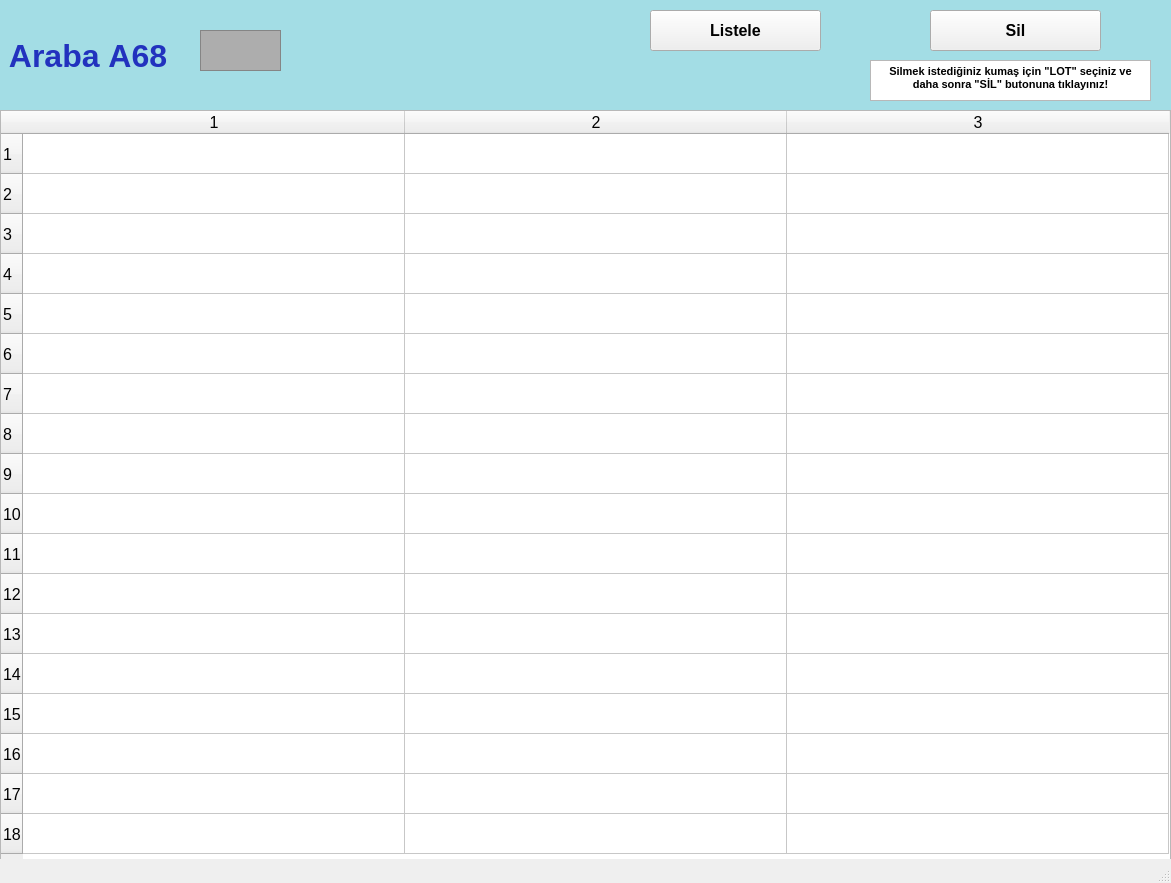
<?xml version="1.0" encoding="UTF-8"?>
<ui version="4.0">
 <class>arabalarA68_ekran</class>
 <widget class="QMainWindow" name="arabalarA68_ekran">
  <property name="geometry">
   <rect>
    <x>0</x>
    <y>0</y>
    <width>1171</width>
    <height>883</height>
   </rect>
  </property>
  <property name="font">
   <font>
    <pointsize>12</pointsize>
    <weight>50</weight>
    <bold>false</bold>
    <kerning>false</kerning>
   </font>
  </property>
  <property name="windowTitle">
   <string/>
  </property>
  <widget class="QWidget" name="centralwidget">
   <widget class="QLabel" name="arabaA1yazi_lbl">
    <property name="geometry">
     <rect>
      <x>0</x>
      <y>0</y>
      <width>1171</width>
      <height>111</height>
     </rect>
    </property>
    <property name="font">
     <font>
      <pointsize>24</pointsize>
      <weight>75</weight>
      <bold>true</bold>
     </font>
    </property>
    <property name="styleSheet">
     <string notr="true">background-color: rgb(163, 221, 229);
color: rgb(34, 50, 190);</string>
    </property>
    <property name="text">
     <string> Araba A68</string>
    </property>
   </widget>
   <widget class="QFrame" name="arabaA1_img">
    <property name="geometry">
     <rect>
      <x>200</x>
      <y>30</y>
      <width>81</width>
      <height>41</height>
     </rect>
    </property>
    <property name="styleSheet">
     <string notr="true">background-color: rgb(173, 173, 173);</string>
    </property>
    <property name="frameShape">
     <enum>QFrame::StyledPanel</enum>
    </property>
    <property name="frameShadow">
     <enum>QFrame::Raised</enum>
    </property>
   </widget>
   <widget class="QPushButton" name="listele68_btn">
    <property name="geometry">
     <rect>
      <x>650</x>
      <y>10</y>
      <width>171</width>
      <height>41</height>
     </rect>
    </property>
    <property name="font">
     <font>
      <pointsize>12</pointsize>
      <weight>75</weight>
      <bold>true</bold>
     </font>
    </property>
    <property name="text">
     <string>Listele</string>
    </property>
   </widget>
   <widget class="QTableWidget" name="A68_tw">
    <property name="geometry">
     <rect>
      <x>0</x>
      <y>110</y>
      <width>1171</width>
      <height>751</height>
     </rect>
    </property>
    <property name="baseSize">
     <size>
      <width>0</width>
      <height>0</height>
     </size>
    </property>
    <property name="rowCount">
     <number>18</number>
    </property>
    <property name="columnCount">
     <number>3</number>
    </property>
    <attribute name="horizontalHeaderVisible">
     <bool>true</bool>
    </attribute>
    <attribute name="horizontalHeaderCascadingSectionResizes">
     <bool>false</bool>
    </attribute>
    <attribute name="horizontalHeaderDefaultSectionSize">
     <number>382</number>
    </attribute>
    <attribute name="horizontalHeaderMinimumSectionSize">
     <number>38</number>
    </attribute>
    <attribute name="verticalHeaderDefaultSectionSize">
     <number>40</number>
    </attribute>
    <attribute name="verticalHeaderMinimumSectionSize">
     <number>23</number>
    </attribute>
    <row/>
    <row/>
    <row/>
    <row/>
    <row/>
    <row/>
    <row/>
    <row/>
    <row/>
    <row/>
    <row/>
    <row/>
    <row/>
    <row/>
    <row/>
    <row/>
    <row/>
    <row/>
    <column/>
    <column/>
    <column/>
   </widget>
   <widget class="QPushButton" name="sil68_btn">
    <property name="geometry">
     <rect>
      <x>930</x>
      <y>10</y>
      <width>171</width>
      <height>41</height>
     </rect>
    </property>
    <property name="font">
     <font>
      <pointsize>12</pointsize>
      <weight>75</weight>
      <bold>true</bold>
     </font>
    </property>
    <property name="text">
     <string>Sil</string>
    </property>
   </widget>
   <widget class="QTextBrowser" name="textBrowser">
    <property name="geometry">
     <rect>
      <x>870</x>
      <y>60</y>
      <width>281</width>
      <height>41</height>
     </rect>
    </property>
    <property name="html">
     <string>&lt;!DOCTYPE HTML PUBLIC &quot;-//W3C//DTD HTML 4.0//EN&quot; &quot;http://www.w3.org/TR/REC-html40/strict.dtd&quot;&gt;
&lt;html&gt;&lt;head&gt;&lt;meta name=&quot;qrichtext&quot; content=&quot;1&quot; /&gt;&lt;style type=&quot;text/css&quot;&gt;
p, li { white-space: pre-wrap; }
&lt;/style&gt;&lt;/head&gt;&lt;body style=&quot; font-family:'MS Shell Dlg 2'; font-size:12pt; font-weight:400; font-style:normal;&quot;&gt;
&lt;p align=&quot;center&quot; style=&quot; margin-top:0px; margin-bottom:0px; margin-left:0px; margin-right:0px; -qt-block-indent:0; text-indent:0px;&quot;&gt;&lt;span style=&quot; font-size:8pt; font-weight:600;&quot;&gt;Silmek istediğiniz kumaş için &amp;quot;LOT&amp;quot; seçiniz ve daha sonra &amp;quot;SİL&amp;quot; butonuna tıklayınız!&lt;/span&gt;&lt;/p&gt;&lt;/body&gt;&lt;/html&gt;</string>
    </property>
   </widget>
  </widget>
  <widget class="QStatusBar" name="statusbar"/>
 </widget>
 <resources/>
 <connections/>
</ui>
